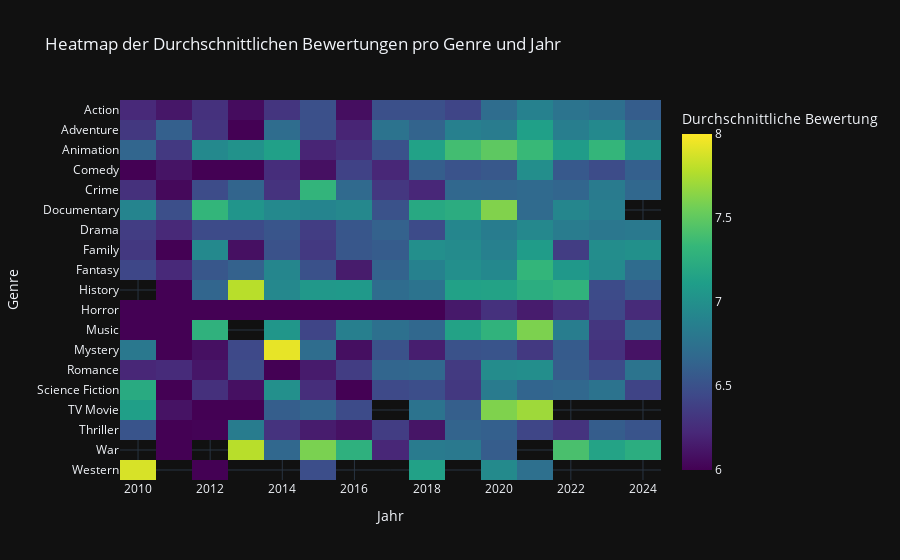

Here is the notebook cell this chart was saved with:
### Code cell
import plotly.express as px

# Pivot: Zeilen=Jahr, Spalten=Genre
df_pivot = df_grouped.pivot(index="release_date", columns="genre_name", values="avg_rating")

fig = px.imshow(
    df_pivot.T,
    labels=dict(x="Jahr", y="Genre", color="Durchschnittliche Bewertung"),
    x=df_pivot.index,
    y=df_pivot.columns,
    color_continuous_scale="viridis",  # https://plotly.com/python/builtin-colorscales/
    zmin=6,   # minimale Bewertung (blau/dunkel)
    zmax=8,  # maximale Bewertung (gelb/hell)
    title="Heatmap der Durchschnittlichen Bewertungen pro Genre und Jahr"
)

fig.update_traces(
    hovertemplate="<b>Genre:</b> %{y}<br><b>Jahr:</b> %{x}<br><b>Bewertung:</b> %{z:.2f}<extra></extra>"
)

fig.show()

### Figure 1 — Plotly figure (JSON) as saved in the notebook; plotly's stock layout.template omitted (floating-point values rounded to 4 significant figures; data arrays with more than 128 entries replaced by an {"elided": "..."} marker saying what was removed)
{"data": [{"coloraxis": "coloraxis", "name": "0", "x": [2010, 2011, 2012, 2013, 2014, 2015, 2016, 2017, 2018, 2019, 2020, 2021, 2022, 2023, 2024], "y": ["Action", "Adventure", "Animation", "Comedy", "Crime", "Documentary", "Drama", "Family", "Fantasy", "History", "Horror", "Music", "Mystery", "Romance", "Science Fiction", "TV Movie", "Thriller", "War", "Western"], "z": {"elided": "19x15 float values"}, "type": "heatmap", "xaxis": "x", "yaxis": "y", "hovertemplate": "<b>Genre:</b> %{y}<br><b>Jahr:</b> %{x}<br><b>Bewertung:</b> %{z:.2f}<extra></extra>"}], "layout": {"xaxis": {"anchor": "y", "domain": [0.0, 1.0], "scaleanchor": "y", "constrain": "domain", "title": {"text": "Jahr"}}, "yaxis": {"anchor": "x", "domain": [0.0, 1.0], "autorange": "reversed", "constrain": "domain", "title": {"text": "Genre"}}, "coloraxis": {"colorbar": {"title": {"text": "Durchschnittliche Bewertung"}}, "colorscale": [[0.0, "#440154"], [0.1111, "#482878"], [0.2222, "#3e4989"], [0.3333, "#31688e"], [0.4444, "#26828e"], [0.5556, "#1f9e89"], [0.6667, "#35b779"], [0.7778, "#6ece58"], [0.8889, "#b5de2b"], [1.0, "#fde725"]], "cmin": 6, "cmax": 8}, "title": {"text": "Heatmap der Durchschnittlichen Bewertungen pro Genre und Jahr"}}}
